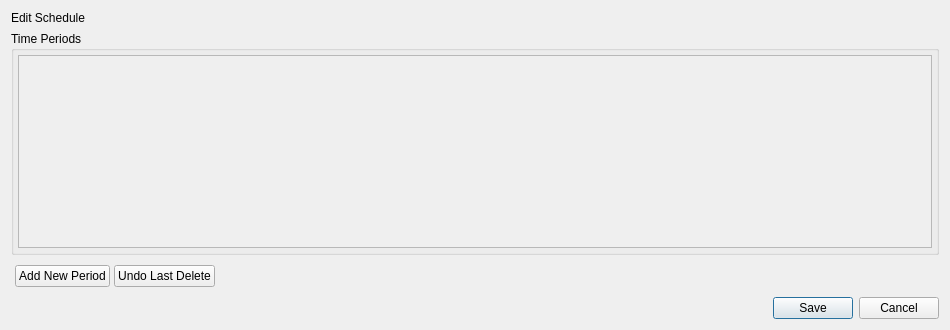
<?xml version="1.0" encoding="UTF-8"?>
<ui version="4.0">
 <class>Dialog_edit_schedule</class>
 <widget class="QDialog" name="Dialog_edit_schedule">
  <property name="geometry">
   <rect>
    <x>0</x>
    <y>0</y>
    <width>950</width>
    <height>330</height>
   </rect>
  </property>
  <property name="sizePolicy">
   <sizepolicy hsizetype="Preferred" vsizetype="Expanding">
    <horstretch>0</horstretch>
    <verstretch>0</verstretch>
   </sizepolicy>
  </property>
  <property name="minimumSize">
   <size>
    <width>0</width>
    <height>100</height>
   </size>
  </property>
  <property name="windowTitle">
   <string>Dialog</string>
  </property>
  <layout class="QVBoxLayout" name="verticalLayout" stretch="0,1,0,0">
   <item>
    <widget class="QLabel" name="label_EditSchedule">
     <property name="sizePolicy">
      <sizepolicy hsizetype="Preferred" vsizetype="Preferred">
       <horstretch>0</horstretch>
       <verstretch>0</verstretch>
      </sizepolicy>
     </property>
     <property name="minimumSize">
      <size>
       <width>0</width>
       <height>0</height>
      </size>
     </property>
     <property name="text">
      <string>Edit Schedule</string>
     </property>
     <property name="role" stdset="0">
      <string>header</string>
     </property>
    </widget>
   </item>
   <item>
    <widget class="QGroupBox" name="groupBox_time_periods">
     <property name="sizePolicy">
      <sizepolicy hsizetype="Preferred" vsizetype="Expanding">
       <horstretch>0</horstretch>
       <verstretch>0</verstretch>
      </sizepolicy>
     </property>
     <property name="title">
      <string>Time Periods</string>
     </property>
     <layout class="QVBoxLayout" name="verticalLayout_2">
      <property name="spacing">
       <number>4</number>
      </property>
      <property name="leftMargin">
       <number>4</number>
      </property>
      <property name="topMargin">
       <number>4</number>
      </property>
      <property name="rightMargin">
       <number>4</number>
      </property>
      <property name="bottomMargin">
       <number>4</number>
      </property>
      <item>
       <widget class="QScrollArea" name="scrollArea_time_periods">
        <property name="sizePolicy">
         <sizepolicy hsizetype="Preferred" vsizetype="Expanding">
          <horstretch>0</horstretch>
          <verstretch>0</verstretch>
         </sizepolicy>
        </property>
        <property name="widgetResizable">
         <bool>true</bool>
        </property>
        <widget class="QWidget" name="scrollAreaWidgetContents_periods">
         <property name="geometry">
          <rect>
           <x>0</x>
           <y>0</y>
           <width>916</width>
           <height>103</height>
          </rect>
         </property>
         <property name="sizePolicy">
          <sizepolicy hsizetype="Preferred" vsizetype="Expanding">
           <horstretch>0</horstretch>
           <verstretch>0</verstretch>
          </sizepolicy>
         </property>
         <layout class="QVBoxLayout" name="verticalLayout_3">
          <property name="spacing">
           <number>4</number>
          </property>
          <property name="leftMargin">
           <number>4</number>
          </property>
          <property name="topMargin">
           <number>4</number>
          </property>
          <property name="rightMargin">
           <number>4</number>
          </property>
          <property name="bottomMargin">
           <number>4</number>
          </property>
         </layout>
        </widget>
       </widget>
      </item>
     </layout>
    </widget>
   </item>
   <item alignment="Qt::AlignmentFlag::AlignLeft">
    <widget class="QWidget" name="widget_buttons" native="true">
     <layout class="QHBoxLayout" name="horizontalLayout">
      <property name="spacing">
       <number>4</number>
      </property>
      <property name="leftMargin">
       <number>4</number>
      </property>
      <property name="topMargin">
       <number>4</number>
      </property>
      <property name="rightMargin">
       <number>4</number>
      </property>
      <property name="bottomMargin">
       <number>4</number>
      </property>
      <item>
       <widget class="QPushButton" name="pushButton_add_new_period">
        <property name="sizePolicy">
         <sizepolicy hsizetype="Preferred" vsizetype="Fixed">
          <horstretch>0</horstretch>
          <verstretch>0</verstretch>
         </sizepolicy>
        </property>
        <property name="text">
         <string>Add New Period</string>
        </property>
       </widget>
      </item>
      <item>
       <widget class="QPushButton" name="pushButton_undo_last__time_period_delete">
        <property name="sizePolicy">
         <sizepolicy hsizetype="Preferred" vsizetype="Fixed">
          <horstretch>0</horstretch>
          <verstretch>0</verstretch>
         </sizepolicy>
        </property>
        <property name="text">
         <string>Undo Last Delete</string>
        </property>
       </widget>
      </item>
     </layout>
    </widget>
   </item>
   <item>
    <widget class="QDialogButtonBox" name="buttonBox_save_cancel">
     <property name="orientation">
      <enum>Qt::Orientation::Horizontal</enum>
     </property>
     <property name="standardButtons">
      <set>QDialogButtonBox::StandardButton::Cancel|QDialogButtonBox::StandardButton::Save</set>
     </property>
    </widget>
   </item>
  </layout>
 </widget>
 <resources/>
 <connections>
  <connection>
   <sender>buttonBox_save_cancel</sender>
   <signal>accepted()</signal>
   <receiver>Dialog_edit_schedule</receiver>
   <slot>accept()</slot>
   <hints>
    <hint type="sourcelabel">
     <x>248</x>
     <y>254</y>
    </hint>
    <hint type="destinationlabel">
     <x>157</x>
     <y>274</y>
    </hint>
   </hints>
  </connection>
  <connection>
   <sender>buttonBox_save_cancel</sender>
   <signal>rejected()</signal>
   <receiver>Dialog_edit_schedule</receiver>
   <slot>reject()</slot>
   <hints>
    <hint type="sourcelabel">
     <x>316</x>
     <y>260</y>
    </hint>
    <hint type="destinationlabel">
     <x>286</x>
     <y>274</y>
    </hint>
   </hints>
  </connection>
 </connections>
</ui>
